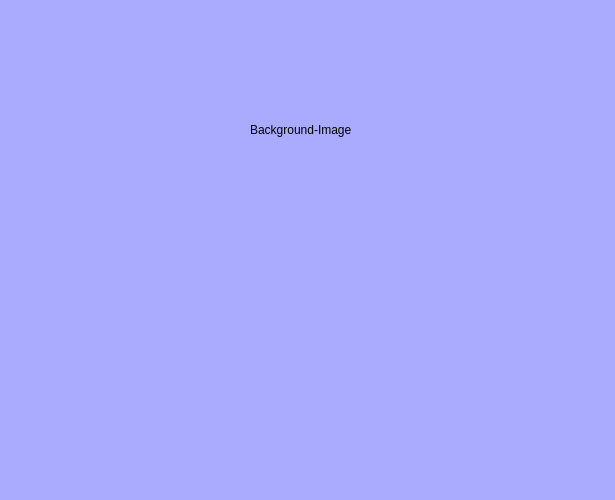
<?xml version="1.0" encoding="UTF-8"?>
<ui version="4.0">
 <class>MainWindow</class>
 <widget class="QMainWindow" name="MainWindow">
  <property name="geometry">
   <rect>
    <x>0</x>
    <y>0</y>
    <width>615</width>
    <height>500</height>
   </rect>
  </property>
  <property name="windowTitle">
   <string>MainWindow</string>
  </property>
  <property name="styleSheet">
   <string notr="true">background-color: rgb(170, 170, 255);</string>
  </property>
  <widget class="QWidget" name="centralwidget">
   <widget class="QLabel" name="label">
    <property name="geometry">
     <rect>
      <x>250</x>
      <y>120</y>
      <width>181</width>
      <height>20</height>
     </rect>
    </property>
    <property name="text">
     <string>Background-Image</string>
    </property>
   </widget>
   <widget class="QLabel" name="label_2">
    <property name="geometry">
     <rect>
      <x>0</x>
      <y>-10</y>
      <width>151</width>
      <height>111</height>
     </rect>
    </property>
    <property name="styleSheet">
     <string notr="true"/>
    </property>
    <property name="text">
     <string/>
    </property>
    <property name="pixmap">
     <pixmap resource="../Archivos/Recursos.qrc">:/Logos/Logo UAT.png</pixmap>
    </property>
    <property name="scaledContents">
     <bool>true</bool>
    </property>
   </widget>
   <widget class="QLabel" name="label_3">
    <property name="geometry">
     <rect>
      <x>420</x>
      <y>0</y>
      <width>171</width>
      <height>91</height>
     </rect>
    </property>
    <property name="styleSheet">
     <string notr="true"/>
    </property>
    <property name="text">
     <string/>
    </property>
    <property name="pixmap">
     <pixmap resource="../Archivos/Recursos.qrc">:/Logos/logo facultad de ingenieria uat.png</pixmap>
    </property>
    <property name="scaledContents">
     <bool>true</bool>
    </property>
   </widget>
   <widget class="QLabel" name="label_4">
    <property name="geometry">
     <rect>
      <x>450</x>
      <y>320</y>
      <width>151</width>
      <height>121</height>
     </rect>
    </property>
    <property name="styleSheet">
     <string notr="true"/>
    </property>
    <property name="text">
     <string/>
    </property>
    <property name="pixmap">
     <pixmap resource="../Archivos/Recursos.qrc">:/Logos/logo equipo 3.jpg</pixmap>
    </property>
    <property name="scaledContents">
     <bool>true</bool>
    </property>
   </widget>
  </widget>
  <widget class="QMenuBar" name="menubar">
   <property name="geometry">
    <rect>
     <x>0</x>
     <y>0</y>
     <width>615</width>
     <height>21</height>
    </rect>
   </property>
  </widget>
  <widget class="QStatusBar" name="statusbar"/>
 </widget>
 <resources>
  <include location="../Archivos/Recursos.qrc"/>
 </resources>
 <connections/>
</ui>
